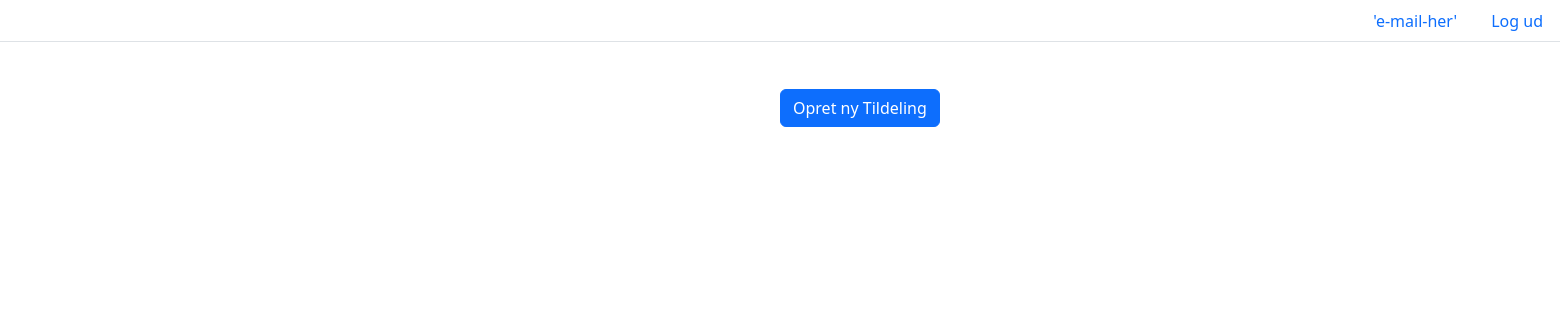
The page /assignments/ on the database as committed earlier.
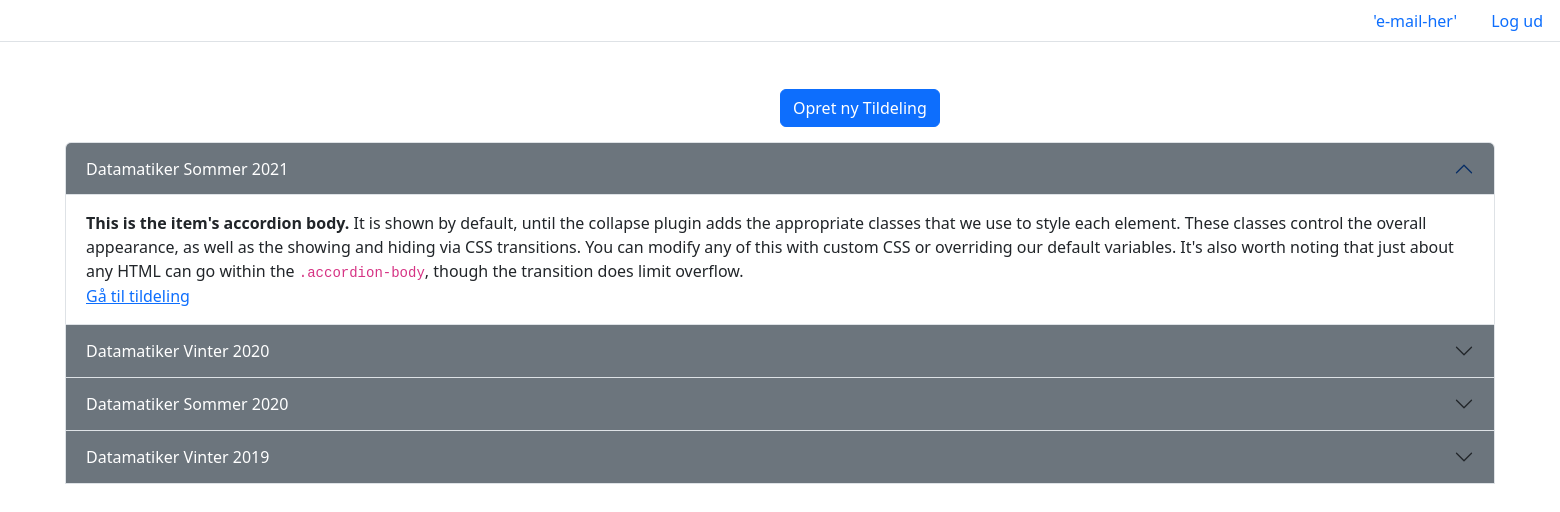
The same page on the database as committed later.
### main/models.py (models this page shows, shortened)
class Assignment(models.Model):
  name = models.CharField(max_length=200)
  invitation_email = models.TextField(max_length=200, null=True, blank=True)
  reminder_email = models.TextField(null=True, blank=True )
  priority_form_text = models.TextField(null=True, blank=True)
  emails_sent = models.BooleanField(default=False)
  school = models.ForeignKey('School', on_delete=models.CASCADE)

### main/views.py (the view)
# urls.py: path('assignments/', main_views.AssignmentListView.as_view(), name='assignments'),
class AssignmentListView(ListView):
    model = Assignment
    template_name="assignment_list.html"

### main/templates/assignment_list.html (shortened to what this page needs)
{% extends 'base_with_general_nav.html' %}
{% block content %}
<div id="opret_t">
  <button type="button" class="btn btn-primary" data-bs-toggle="modal" data-bs-target="#createModal">Opret ny Tildeling</button>
</div>
<div class="accordion card-body" id="accordionExample">
  {% for assignment in object_list %}
  <div class="accordion-item col-lg-11 mx-auto">
    <h2 class="accordion-header" id="headingOne">
      <button class="accordion-button bg-secondary text-white {% if forloop.counter0 != 0%} collapsed {% endif %}" type="button" data-bs-toggle="collapse" data-bs-target="#a{{ assignment.id  }}"
                                                                               aria-expanded="false"
                                                                               aria-controls="a{{ assignment.id }}">
        {{ assignment.name }}
      </button>
    </h2>
    <div id="a{{ assignment.id }}" class="accordion-collapse collapse {% if forloop.counter0 == 0%} show {% endif %}" aria-labelledby="headingOne" data-bs-parent="#accordionExample">
      <div class="accordion-body">
        <strong>This is the item's accordion body.</strong> It is shown by default, until the collapse plugin adds
        the appropriate classes that we use to style each element. These classes control the overall appearance, as well
        as the showing and hiding via CSS transitions. You can modify any of this with custom CSS or overriding our
        default variables. It's also worth noting that just about any HTML can go within the
        <code>.accordion-body</code>, though the transition does limit overflow.<br/>
        <a href="{% url 'assignment' assignment.id %}">Gå til tildeling</a>
      </div>
    </div>
  </div>
  {% endfor %}
</div>
{% endblock %}

### main/templates/base_with_general_nav.html
{% extends 'base.html' %}
{% block nav %}
<ul class="nav nav-tabs" id="myTab" role="tablist">
    <li class="nav-item" style="margin-left: auto;" role="presentation">
      <a class="nav-link" href="">'e-mail-her'</a>
    </li>
    <li class="nav-item" role="presentation">
      <a class="nav-link" href="{% url 'index' %}">Log ud</a>
    </li>
  </ul>
{% endblock %}

### common/templates/base.html (shortened to what this page needs)
{% load static %}
<!DOCTYPE html>
<html>
  <head>
    <link rel="stylesheet" href="{% static 'libs/node/node_modules/bootstrap/dist/css/bootstrap.min.css' %}" media="screen" charset="utf-8">
    <link rel="stylesheet" href="{% static '/css/css.css' %}" media="screen" charset="utf-8">
  </head>
  <body>
    {% block nav %}{% endblock %}
    {% block content %}{% endblock %}
  </body>
</html>

### common/static/css/css.css (style rules this page uses)
#opret_t { position: relative; align-items: center; margin-top: 3%; margin-bottom: 1%; left: 50%; margin-right: -50%; }

Rows that differ between the two databases and show on the page:
added Assignment: name "Datamatiker Sommer 2021"
added Assignment: name "Datamatiker Vinter 2020"
added Assignment: name "Datamatiker Sommer 2020"
added Assignment: name "Datamatiker Vinter 2019"
